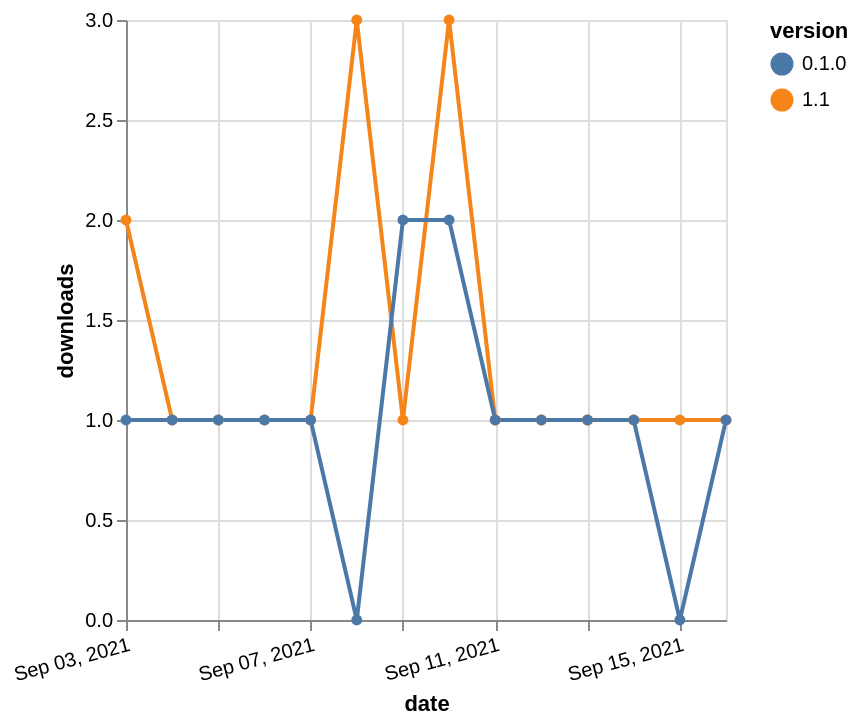

Write the Vega-Lite specification saved for this chart.
### Vega-Lite specification from a JSON file in a GitHub repository (floating-point values rounded to 4 significant figures)
{"$schema": "https://vega.github.io/schema/vega-lite/v5.json", "description": "A simple bar chart with embedded data.", "data": {"values": [{"date": "2021-09-03", "total": 622, "delta": 2, "version": "1.1"}, {"date": "2021-09-04", "total": 623, "delta": 1, "version": "1.1"}, {"date": "2021-09-05", "total": 624, "delta": 1, "version": "1.1"}, {"date": "2021-09-06", "total": 625, "delta": 1, "version": "1.1"}, {"date": "2021-09-07", "total": 626, "delta": 1, "version": "1.1"}, {"date": "2021-09-08", "total": 629, "delta": 3, "version": "1.1"}, {"date": "2021-09-09", "total": 630, "delta": 1, "version": "1.1"}, {"date": "2021-09-10", "total": 633, "delta": 3, "version": "1.1"}, {"date": "2021-09-11", "total": 634, "delta": 1, "version": "1.1"}, {"date": "2021-09-12", "total": 635, "delta": 1, "version": "1.1"}, {"date": "2021-09-13", "total": 636, "delta": 1, "version": "1.1"}, {"date": "2021-09-14", "total": 637, "delta": 1, "version": "1.1"}, {"date": "2021-09-15", "total": 638, "delta": 1, "version": "1.1"}, {"date": "2021-09-16", "total": 639, "delta": 1, "version": "1.1"}, {"date": "2021-09-03", "total": 245, "delta": 1, "version": "0.1.0"}, {"date": "2021-09-04", "total": 246, "delta": 1, "version": "0.1.0"}, {"date": "2021-09-05", "total": 247, "delta": 1, "version": "0.1.0"}, {"date": "2021-09-06", "total": 248, "delta": 1, "version": "0.1.0"}, {"date": "2021-09-07", "total": 249, "delta": 1, "version": "0.1.0"}, {"date": "2021-09-08", "total": 249, "delta": 0, "version": "0.1.0"}, {"date": "2021-09-09", "total": 251, "delta": 2, "version": "0.1.0"}, {"date": "2021-09-10", "total": 253, "delta": 2, "version": "0.1.0"}, {"date": "2021-09-11", "total": 254, "delta": 1, "version": "0.1.0"}, {"date": "2021-09-12", "total": 255, "delta": 1, "version": "0.1.0"}, {"date": "2021-09-13", "total": 256, "delta": 1, "version": "0.1.0"}, {"date": "2021-09-14", "total": 257, "delta": 1, "version": "0.1.0"}, {"date": "2021-09-15", "total": 257, "delta": 0, "version": "0.1.0"}, {"date": "2021-09-16", "total": 258, "delta": 1, "version": "0.1.0"}]}, "width": "container", "mark": {"type": "line", "point": {"filled": true}}, "encoding": {"x": {"field": "date", "type": "temporal", "timeUnit": "yearmonthdate", "title": "date", "axis": {"labelAngle": -15}}, "y": {"field": "delta", "type": "quantitative", "title": "downloads"}, "color": {"field": "version", "type": "nominal"}, "tooltip": {"field": "delta"}}}
